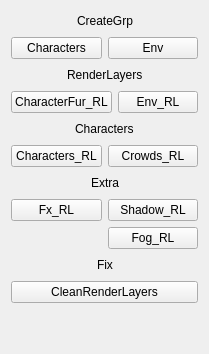
     <widget class="QWidget" name="tab_RenderLayer">
      <attribute name="title">
       <string>RrLayers</string>
      </attribute>
      <layout class="QVBoxLayout" name="verticalLayout_2">
       <item>
        <layout class="QHBoxLayout" name="horizontalLayout_13">
         <property name="topMargin">
          <number>0</number>
         </property>
         <item>
          <spacer name="horizontalSpacer_23">
           <property name="orientation">
            <enum>Qt::Horizontal</enum>
           </property>
           <property name="sizeHint" stdset="0">
            <size>
             <width>40</width>
             <height>20</height>
            </size>
           </property>
          </spacer>
         </item>
         <item>
          <widget class="QLabel" name="label_8">
           <property name="toolTip">
            <string>Select Grps and Parent to Grp.</string>
           </property>
           <property name="text">
            <string>CreateGrp</string>
           </property>
          </widget>
         </item>
         <item>
          <spacer name="horizontalSpacer_24">
           <property name="orientation">
            <enum>Qt::Horizontal</enum>
           </property>
           <property name="sizeHint" stdset="0">
            <size>
             <width>40</width>
             <height>20</height>
            </size>
           </property>
          </spacer>
         </item>
        </layout>
       </item>
       <item>
        <layout class="QGridLayout" name="gridLayout_18"/>
       </item>
       <item>
        <layout class="QHBoxLayout" name="horizontalLayout_12">
         <property name="topMargin">
          <number>0</number>
         </property>
         <item>
          <widget class="QPushButton" name="pushButton_Characters">
           <property name="text">
            <string>Characters</string>
           </property>
          </widget>
         </item>
         <item>
          <widget class="QPushButton" name="pushButton_GrpEnv">
           <property name="toolTip">
            <string>Select Grps and Create Env Grp.</string>
           </property>
           <property name="text">
            <string>Env</string>
           </property>
          </widget>
         </item>
        </layout>
       </item>
       <item>
        <layout class="QHBoxLayout" name="horizontalLayout_11">
         <property name="topMargin">
          <number>0</number>
         </property>
         <item>
          <spacer name="horizontalSpacer_22">
           <property name="orientation">
            <enum>Qt::Horizontal</enum>
           </property>
           <property name="sizeHint" stdset="0">
            <size>
             <width>40</width>
             <height>20</height>
            </size>
           </property>
          </spacer>
         </item>
         <item>
          <widget class="QLabel" name="label_7">
           <property name="toolTip">
            <string>Select One Grp and Create RL.</string>
           </property>
           <property name="text">
            <string>RenderLayers</string>
           </property>
          </widget>
         </item>
         <item>
          <spacer name="horizontalSpacer_21">
           <property name="orientation">
            <enum>Qt::Horizontal</enum>
           </property>
           <property name="sizeHint" stdset="0">
            <size>
             <width>40</width>
             <height>20</height>
            </size>
           </property>
          </spacer>
         </item>
        </layout>
       </item>
       <item>
        <layout class="QGridLayout" name="gridLayout_19">
         <property name="topMargin">
          <number>0</number>
         </property>
         <item row="0" column="1">
          <widget class="QPushButton" name="pushButton_Character_RL">
           <property name="toolTip">
            <string>Select_Group and Create Render Layer.</string>
           </property>
           <property name="text">
            <string>CharacterFur_RL</string>
           </property>
          </widget>
         </item>
         <item row="0" column="2">
          <widget class="QPushButton" name="pushButton_Environment_RL">
           <property name="enabled">
            <bool>true</bool>
           </property>
           <property name="toolTip">
            <string>Select_Group and Create Render Layer.</string>
           </property>
           <property name="text">
            <string>Env_RL</string>
           </property>
          </widget>
         </item>
        </layout>
       </item>
       <item>
        <layout class="QHBoxLayout" name="horizontalLayout_6">
         <property name="topMargin">
          <number>0</number>
         </property>
         <item>
          <spacer name="horizontalSpacer_8">
           <property name="orientation">
            <enum>Qt::Horizontal</enum>
           </property>
           <property name="sizeHint" stdset="0">
            <size>
             <width>40</width>
             <height>20</height>
            </size>
           </property>
          </spacer>
         </item>
         <item>
          <widget class="QLabel" name="label_5">
           <property name="toolTip">
            <string>Run and Create RL</string>
           </property>
           <property name="text">
            <string>Characters</string>
           </property>
          </widget>
         </item>
         <item>
          <spacer name="horizontalSpacer_18">
           <property name="orientation">
            <enum>Qt::Horizontal</enum>
           </property>
           <property name="sizeHint" stdset="0">
            <size>
             <width>40</width>
             <height>20</height>
            </size>
           </property>
          </spacer>
         </item>
        </layout>
       </item>
       <item>
        <layout class="QGridLayout" name="gridLayout_20">
         <property name="topMargin">
          <number>0</number>
         </property>
         <item row="0" column="1">
          <widget class="QPushButton" name="pushButton_CrowdsTwoRL">
           <property name="toolTip">
            <string>Run and Create CrowdsTwo_RL</string>
           </property>
           <property name="text">
            <string>Crowds_RL</string>
           </property>
          </widget>
         </item>
         <item row="0" column="0">
          <widget class="QPushButton" name="pushButton_CrowdsOneRL">
           <property name="toolTip">
            <string>Run and Create CrowdsOne_RL</string>
           </property>
           <property name="text">
            <string>Characters_RL</string>
           </property>
          </widget>
         </item>
        </layout>
       </item>
       <item>
        <layout class="QHBoxLayout" name="horizontalLayout_10">
         <property name="topMargin">
          <number>0</number>
         </property>
         <item>
          <spacer name="horizontalSpacer_19">
           <property name="orientation">
            <enum>Qt::Horizontal</enum>
           </property>
           <property name="sizeHint" stdset="0">
            <size>
             <width>40</width>
             <height>20</height>
            </size>
           </property>
          </spacer>
         </item>
         <item>
          <widget class="QLabel" name="label_6">
           <property name="toolTip">
            <string>Run and Create RL</string>
           </property>
           <property name="text">
            <string>Extra</string>
           </property>
          </widget>
         </item>
         <item>
          <spacer name="horizontalSpacer_20">
           <property name="orientation">
            <enum>Qt::Horizontal</enum>
           </property>
           <property name="sizeHint" stdset="0">
            <size>
             <width>40</width>
             <height>20</height>
            </size>
           </property>
          </spacer>
         </item>
        </layout>
       </item>
       <item>
        <layout class="QGridLayout" name="gridLayout_22">
         <property name="topMargin">
          <number>0</number>
         </property>
         <item row="1" column="1">
          <widget class="QPushButton" name="pushButton_FogRL">
           <property name="enabled">
            <bool>true</bool>
           </property>
           <property name="toolTip">
            <string>Run and Create Fog_RL</string>
           </property>
           <property name="text">
            <string>Fog_RL</string>
           </property>
          </widget>
         </item>
         <item row="0" column="0">
          <widget class="QPushButton" name="pushButton_FxRL">
           <property name="enabled">
            <bool>true</bool>
           </property>
           <property name="toolTip">
            <string>Run and Create Fx_RL</string>
           </property>
           <property name="text">
            <string>Fx_RL</string>
           </property>
          </widget>
         </item>
         <item row="0" column="1">
          <widget class="QPushButton" name="pushButton_ShadowRL">
           <property name="enabled">
            <bool>true</bool>
           </property>
           <property name="toolTip">
            <string>Run and Create LightFx_RL</string>
           </property>
           <property name="text">
            <string>Shadow_RL</string>
           </property>
          </widget>
         </item>
        </layout>
       </item>
       <item>
        <layout class="QHBoxLayout" name="horizontalLayout_16">
         <property name="topMargin">
          <number>0</number>
         </property>
         <item>
          <spacer name="horizontalSpacer_27">
           <property name="orientation">
            <enum>Qt::Horizontal</enum>
           </property>
           <property name="sizeHint" stdset="0">
            <size>
             <width>40</width>
             <height>20</height>
            </size>
           </property>
          </spacer>
         </item>
         <item>
          <widget class="QLabel" name="label_10">
           <property name="text">
            <string>Fix</string>
           </property>
          </widget>
         </item>
         <item>
          <spacer name="horizontalSpacer_28">
           <property name="orientation">
            <enum>Qt::Horizontal</enum>
           </property>
           <property name="sizeHint" stdset="0">
            <size>
             <width>40</width>
             <height>20</height>
            </size>
           </property>
          </spacer>
         </item>
        </layout>
       </item>
       <item>
        <widget class="QPushButton" name="pushButton_RenderLayerClean">
         <property name="enabled">
          <bool>true</bool>
         </property>
         <property name="text">
          <string>CleanRenderLayers</string>
         </property>
        </widget>
       </item>
       <item>
        <spacer name="verticalSpacer_5">
         <property name="orientation">
          <enum>Qt::Vertical</enum>
         </property>
         <property name="sizeHint" stdset="0">
          <size>
           <width>20</width>
           <height>40</height>
          </size>
         </property>
        </spacer>
       </item>
      </layout>
     </widget>
